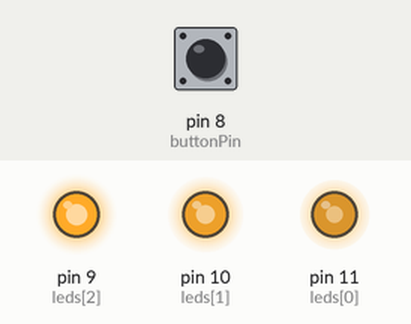
This sketch was run on a simulated Arduino Uno, built with avr-gcc and run on an emulated ATmega328P. Shown: output pins drawn as LEDs (lit = HIGH). The test bench sets the inputs (shaded band); at power-on: pin 8 (buttonPin) LOW. Random numbers use the default seed unless the sketch sets one.

Above: at 1.26 s.
1.3 s: pin 8 (buttonPin) pulled HIGH for 0.15 s
At 2.5 s:
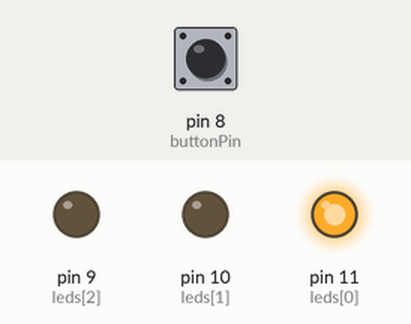
2.9 s: pin 8 (buttonPin) pulled HIGH for 1 s
At 4.9 s:
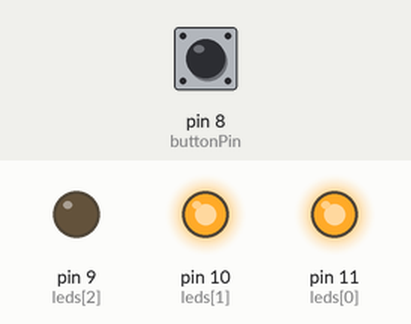
5.4 s: pin 8 (buttonPin) pulled HIGH for 0.15 s
At 6.0 s:
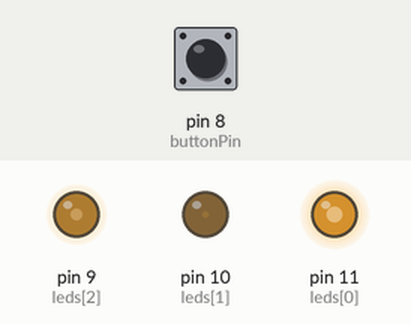
7.0 s: pin 8 (buttonPin) pulled HIGH for 3.2 s
At 11.1 s:
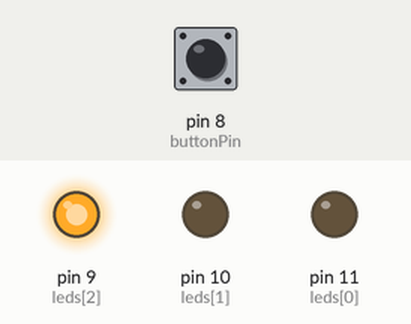
11.7 s: pin 8 (buttonPin) pulled HIGH for 0.15 s
At 12.0 s:
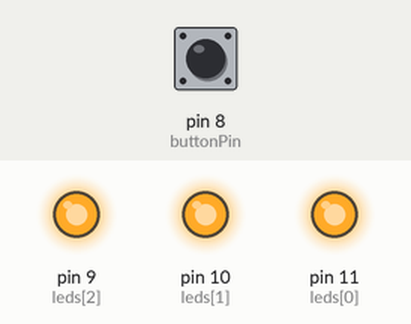
Timing chart, 0 to 14.3 s (numbered marks = the images above; inputs shaded):
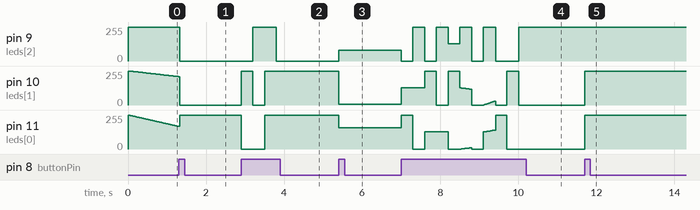

The sketch:

Code.ino
```cpp
// (licence header left out)
int leds[] = {11,10,9}; // Goes for colors RED, GREEN, BLUE (you may have to change to get in this order)
int buttonPin = 8;
int buttonState = 0;
int states = 14;       // number or color states
int currentState = 0;
int mydelay = 15;

long lastDebounceTime = 0;  // button debounce
long debounceDelay = 300;

//-----[ Colors ]-------------------

const byte RED[]    = {255, 0, 0};
const byte GREEN[]  = {0, 255, 0};
const byte BLUE[]   = {0, 0, 255};
const byte WHITE[]  = {255, 255, 255};
const byte BLACK[]  = {0, 0, 0};
const byte YELLOW[] = {255, 255, 0};
const byte PINK[]   = {158, 4, 79};
const byte ORANGE[] = {255, 128, 0};
const byte BLUE2[]  = {0, 128, 255};
const byte GREEN2[] = {128, 255, 0};
const byte BLUE3[]  = {128, 0, 255};
const byte GREEN3[] = {0, 255, 128};
byte myOldC[] = {255, 255, 255};

//-----[ Setup & Loop ]--------------

void setup() {
  for(int i = 0; i < 3; i++){ pinMode(leds[i], OUTPUT); }
  pinMode(buttonPin,INPUT);

  //Serial.begin(9600); for debugging
}

void loop() {

  buttonRead();

  //Serial.print("State: ");
  //Serial.println(currentState,DEC); for debugging

  if(currentState==12){   //faster
    randomC();
    mydelay = 10;
  }

  if(currentState==0){   //slow
    randomC();
    mydelay = 30;
  }

  if(currentState==1){  setColor(leds, RED);  }
  if(currentState==2){  setColor(leds, GREEN);  }
  if(currentState==3){  setColor(leds, BLUE);  }
  if(currentState==4){  setColor(leds, WHITE);  }
  if(currentState==5){  setColor(leds, YELLOW);  }
  if(currentState==6){  setColor(leds, PINK);  }
  if(currentState==7){  setColor(leds, ORANGE);  }
  if(currentState==8){  setColor(leds, BLUE2);  }
  if(currentState==9){  setColor(leds, GREEN2);  }
  if(currentState==10){  setColor(leds, BLUE3);  }
  if(currentState==11){  setColor(leds, GREEN3);  }
  if(currentState==13){  setColor(leds, BLACK);  }

}


//-----[ Functions ]-----------

void buttonRead(){
  buttonState = digitalRead(buttonPin);
  if ((millis() - lastDebounceTime) > debounceDelay && digitalRead(buttonPin) == HIGH) {
     // whatever the reading is at, it's been there for longer
     // than the debounce delay, so take it as the actual current state:
  lastDebounceTime = millis();

  currentState = (currentState + 1) % states;

  }
}

void setColor(int* led, byte* color){
  for(int i = 0; i < 3; i++){
    analogWrite(led[i], color[i]);
  }
}

void setColor(int* led, const byte* color){
  byte tempByte[] = {color[0], color[1], color[2]};
  setColor(led, tempByte);
}


void fadeToColor(int* led, byte* startColor, byte* endColor, int fadeSpeed){
  int changeRed = endColor[0] - startColor[0];                             //the difference in the two colors for the red channel
  int changeGreen = endColor[1] - startColor[1];                           //the difference in the two colors for the green channel
  int changeBlue = endColor[2] - startColor[2];                            //the difference in the two colors for the blue channel
  int steps = max(abs(changeRed),max(abs(changeGreen), abs(changeBlue)));  //make the number of change steps the maximum channel change

  for(int i = 0 ; i < steps; i++){                                         //iterate for the channel with the maximum change
    byte newRed = startColor[0] + (i * changeRed / steps);                 //the newRed intensity dependant on the start intensity and the change determined above
    byte newGreen = startColor[1] + (i * changeGreen / steps);             //the newGreen intensity
    byte newBlue = startColor[2] + (i * changeBlue / steps);               //the newBlue intensity
    byte newColor[] = {newRed, newGreen, newBlue};                         //Define an RGB color array for the new color
    setColor(led, newColor);                                               //Set the LED to the calculated value
    buttonRead();
    if(currentState==0){delay(fadeSpeed);}
    if(currentState==12){delay(fadeSpeed);}
  }
  setColor(led, endColor);   //The LED should be at the endColor but set to endColor to avoid rounding errors
}

/* A version of fadeToColor that takes predefined colors (neccesary to allow const int pre-defined colors */
void fadeToColor(int* led, const byte* startColor, const byte* endColor, int fadeSpeed){
  byte tempByte1[] = {startColor[0], startColor[1], startColor[2]};
  byte tempByte2[] = {endColor[0], endColor[1], endColor[2]};
  fadeToColor(led, tempByte1, tempByte2, fadeSpeed);
}

void randomC(){
 int tmp = int(random(0,10));
 byte myRandomC[] = {0,0,0};

  if(tmp == 0){for(int i = 0; i < 3; i++){myRandomC[i] = RED[i];}}
  if(tmp == 1){for(int i = 0; i < 3; i++){myRandomC[i] = GREEN[i];}}
  if(tmp == 2){for(int i = 0; i < 3; i++){myRandomC[i] = BLUE[i];}}
  if(tmp == 3){for(int i = 0; i < 3; i++){myRandomC[i] = WHITE[i];}}
  if(tmp == 4){for(int i = 0; i < 3; i++){myRandomC[i] = YELLOW[i];}}
  if(tmp == 5){for(int i = 0; i < 3; i++){myRandomC[i] = PINK[i];}}
  if(tmp == 6){for(int i = 0; i < 3; i++){myRandomC[i] = ORANGE[i];}}
  if(tmp == 7){for(int i = 0; i < 3; i++){myRandomC[i] = BLUE2[i];}}
  if(tmp == 8){for(int i = 0; i < 3; i++){myRandomC[i] = GREEN2[i];}}
  if(tmp == 9){for(int i = 0; i < 3; i++){myRandomC[i] = BLUE3[i];}}
  if(tmp == 10){for(int i = 0; i < 3; i++){myRandomC[i] = GREEN3  [i];}}

  fadeToColor(leds, myOldC, myRandomC,  mydelay );

  myOldC[0]= myRandomC[0];
  myOldC[1]= myRandomC[1];
  myOldC[2]= myRandomC[2];
}
```

Measured:
- after the input at 1.3 s, pin 9 (leds[2]): 255/255 → 0/255 at once
- after the input at 2.9 s, pin 9 (leds[2]): 0/255 → 255/255 after 0.30 s, → 0/255 0.60 s later; pin 10 (leds[1]): 0/255 → 255/255 at once, → 0/255 0.30 s later, → 255/255 0.30 s later; pin 11 (leds[0]): 255/255 → 0/255 at once, → 255/255 0.60 s later
- after the input at 5.4 s, pin 9 (leds[2]): 0/255 → 79/255 at once; pin 10 (leds[1]): 255/255 → 4/255 at once; pin 11 (leds[0]): 255/255 → 158/255 at once
- after the input at 7.0 s, pin 9 (leds[2]): 79/255 → 0/255 at once, → 255/255 0.30 s later, → 0/255 0.30 s later, → 255/255 0.30 s later, … (10 changes in this stretch); pin 10 (leds[1]): 4/255 → 128/255 at once, → 255/255 0.60 s later, → 0/255 0.30 s later, → 255/255 0.30 s later, … (47 changes in this stretch)
- after the input at 11.7 s, pin 10 (leds[1]), pin 11 (leds[0]): 0/255 → 255/255 at once
